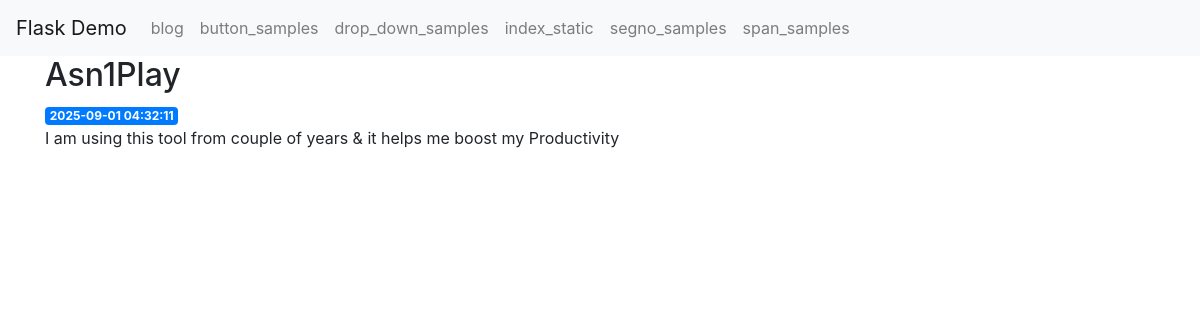
/2, run on the app's committed database.
### tables this page shows
CREATE TABLE posts
(
    id        INTEGER PRIMARY KEY AUTOINCREMENT,
    created   TIMESTAMP NOT NULL DEFAULT CURRENT_TIMESTAMP,
    title     TEXT      NOT NULL,
    content   TEXT      NOT NULL,
    publisher TEXT      NULL
);

### amenity_pj/extra/flask_demo/app.py (the view)
@app.route('/<int:post_id>')
def blog_post(post_id):
    post = get_post(post_id)
    return render_template('blog_post.html', post=post)

### amenity_pj/extra/flask_demo/app.py (called while the page is built)
def get_db_connection():
    path = os.sep.join([os.path.dirname(os.path.realpath(__file__)), 'db', 'database.db'])
    conn = sqlite3.connect(path)
    conn.row_factory = sqlite3.Row
    return conn

def get_post(post_id):
    conn = get_db_connection()
    post = conn.execute('SELECT * FROM posts WHERE id = ?',
                        (post_id,)).fetchone()
    conn.close()
    if post is None:
        abort(404)
    return post

### amenity_pj/extra/flask_demo/templates/blog_post.html
{% extends 'base.html' %}
{% block content %}
    <h2>{% block title %} {{ post['title'] }} {% endblock %}</h2>
    <span class="badge badge-primary">{{ post['created'] }}</span>
    <p>{{ post['content'] }}</p>
{% endblock %}

### data on the page
posts: title "Asn1Play", created "2025-09-01 04:32:11", content "I am using this tool from couple of years & it helps me boost my Productivity"
